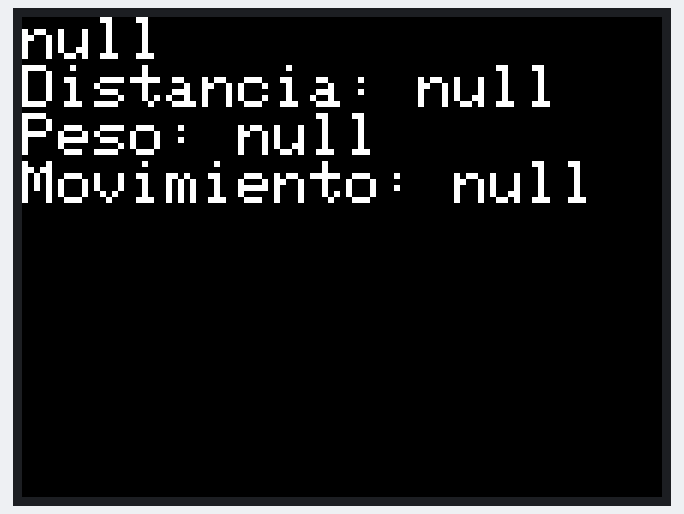
Recording of a sketch running on a simulated ESP32. Shown: 320×240 colour display. WiFi joins after 1.5 s; servers stay silent unless stated; what the sketch prints to the serial monitor is not drawn.

Above: at 1.8 s.

The sketch:

main_servidor.ino
```cpp
#include <M5Stack.h>
#include "ConexionWiFi.h"
#include "AsyncUDP.h"
#include "ConexionUDP.h"
#include <ArduinoJson.h>

//CREDENCIALES CONEXIÓN WI-FI // (ssid, password)
ConexionWiFi wifi = ConexionWiFi("Grupo6", "12345678");

char texto[200];    //array para recibir los datos como texto
int hora;
boolean rec= 0; //De momento no se reciben datos

AsyncUDP udp;
ConexionUDP udp2 = ConexionUDP(1234);

void limpiarPantalla(){
  M5.Lcd.fillScreen(BLACK);
  M5.Lcd.setCursor(0,0);
  M5.Lcd.setTextColor(WHITE);
  M5.Lcd.setTextSize(3);
}

void setup(){
    Serial.begin(115200);
    M5.begin();
    M5.Lcd.setTextSize(2);
    M5.Lcd.print("Conectando...");
    wifi.conectar();
    M5.Lcd.println("Conectado a la red Wi-Fi");
    rec = udp2.recibirDatos(wifi, texto);

    if(udp.listen(1234)) {
        Serial.print("UDP Listening on IP: ");
        Serial.println(wifi.obtenerIP());
        udp.onPacket([](AsyncUDPPacket packet) {

            int i=200;
            while (i--) {*(texto+i)=*(packet.data()+i);}
            rec=1;      //recepcion de un mensaje

        });
    }
}

void loop(){
   if (rec){
    rec=false;
    udp2.enviarDatos("Recibido"); //Confirmación
    udp2.enviarDatos(texto);      //reenvía lo recibido
    hora=atol(texto);                 //paso de texto a int

    StaticJsonBuffer<200> jsonBufferRecv; //definición del buffer para almacenar el objero JSON, 200 máximo
    JsonObject& recibo = jsonBufferRecv.parseObject(texto);
    recibo.printTo(Serial);

    Serial.println();
    String distancia=recibo["Altura"];
    String hora = recibo["Hora"];
    String peso = recibo["Peso"];
    String mov = recibo["Movimiento"];


    limpiarPantalla();
    M5.Lcd.println(hora);
    M5.Lcd.println("Distancia: " + distancia);
    M5.Lcd.println("Peso: " + peso);
    M5.Lcd.println("Movimiento: " + mov);
    delay(2000);
  }
}
```

ConexionUDP.h
```cpp
#include "AsyncUDP.h"

class ConexionUDP{
    private:
    AsyncUDP udp;
    unsigned int puerto;
    public:
    ConexionUDP(unsigned int puerto_){
        (*this).puerto = puerto_;
    }

    void enviarDatos(char* datos){
      udp.broadcastTo(datos, (*this).puerto);
    }

    bool recibirDatos(ConexionWiFi wifi, char texto[200]){
        Serial.print("UDP escuchando en IP: ");
        Serial.print(wifi.obtenerIP());
        Serial.print(":");
        Serial.println(puerto);
        udp.onPacket([=](AsyncUDPPacket packet) {
            int i=200;
            while (i--) {*(texto+i)=*(packet.data()+i);}
            return true;      //recepcion de un mensaje
        });
      }
};
```

ConexionWiFi.h
```cpp
#include "WiFi.h"
class ConexionWiFi{
    private:
    char* ssid;
    char* password;

    public:
    ConexionWiFi(char* ssid_, char* password_){
      (*this).ssid = ssid_;
      (*this).password = password_;
    }
    void conectar(){
      WiFi.mode(WIFI_STA);
      WiFi.begin((*this).ssid, (*this).password);
      if(WiFi.waitForConnectResult() != WL_CONNECTED){
        Serial.println("La conexión Wi-Fi no ha podido establecerse");
        while(1){
          delay(1000);
        }
      }
    }
    IPAddress obtenerIP(){
      return WiFi.localIP();
    }
};
```
